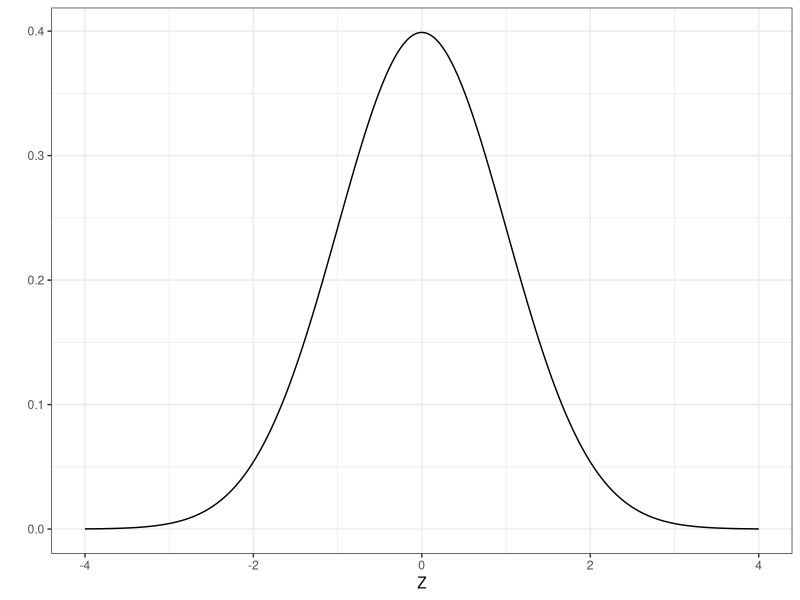
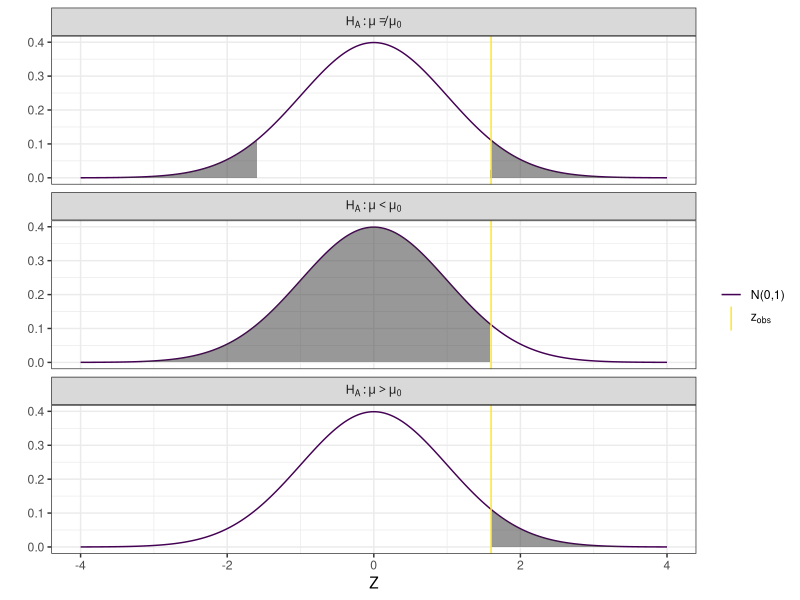

These charts were generated, in order, by the following R code:
## ---- chunk 1
stat_hyp_data <- data.frame(x = seq(-4,4, by = 0.01))
library(tidyverse)
theme_set(theme_bw())

n_tests <- 0
## ---- chunk 2
n_tests <- n_tests + 1

# Name, Assumption, Standard deviation, How to calculate quantaties needed
Z_test_entry <- c("One sample Z-test \\newline One sample test of mean with known variance",
                  "Independent observations \\newline 
                  known variance \\newline
                  observations themselves normally distributed or $n > 30$", 
                  "\\frac{\\sigma}{\\sqrt{n}}",
                  "N/A") %>% 
  setNames(c("Name", "Assumption", "Standard Deviation", "Formulas needed"))
## ---- chunk 3
z_test_base <- stat_hyp_data %>% 
  ggplot(aes(x = x, y = dnorm(x))) + 
    geom_line() +
    labs(x = 'Z', y = '')

z_test_base
## ---- chunk 4
for_lines <- tibble(xintercept = rep(1.6, 3),
                    alternative = c('H[A]: mu < mu[0]', 'H[A]: mu > mu[0]', 'H[A]: mu != mu[0]')) %>% 
  mutate(xs = list(stat_hyp_data))

for_lines %>% 
  mutate(xs = map2(xs, alternative, function(X,y){
                     if(y == 'H[A]: mu < mu[0]')
                       return(dplyr::filter(X, x < 1.6))
                     if(y == 'H[A]: mu > mu[0]')
                       return(dplyr::filter(X, x > 1.6))
                     if(y == 'H[A]: mu != mu[0]')
                       return(X)
  })) %>% 
  unnest(col = xs) %>% 
  ggplot(aes(x = x, ymax = if_else(alternative == 'H[A]: mu != mu[0]' & x < 1.6 & x > -1.6, 0, dnorm(x)))) + 
    geom_line(data = for_lines %>% unnest(col = xs),
              aes(x = x, y = dnorm(x), color = "N(0,1)")) +
    geom_ribbon(aes(ymin = 0),
                alpha = 0.5) + 
    geom_vline(aes(xintercept = xintercept,
                   color = 'z')) +
    facet_wrap(~alternative, ncol = 1, labeller = label_parsed) +
    scale_color_viridis_d("", labels = c("N(0,1)", bquote(z[obs]))) + 
    labs(x = 'Z', y = '') + 
    theme_bw()
## ---- chunk 5
n_tests <- n_tests + 1

# Name, Assumption, Standard deviation, How to calculate quantaties needed
one_sample_t_test_entry <- c("One sample t-test \\newline One sample test of mean with unknown variance",
                             "Independent observations \\newline 
                              observations themselves normally distributed or $n > 30$", 
                             "\\frac{\\s}{\\sqrt{n}}",
                             "s^2 = \frac{1}{n-1} \\sum_{i=1}^n (x_i - \\bar{x})^2") %>% 
  setNames(c("Name", "Assumption", "Standard Deviation", "Formulas needed"))
## ---- chunk 6
n_tests <- n_tests + 1
## ---- chunk 7
n_tests <- n_tests + 1
## ---- chunk 8
n_tests <- n_tests + 1
